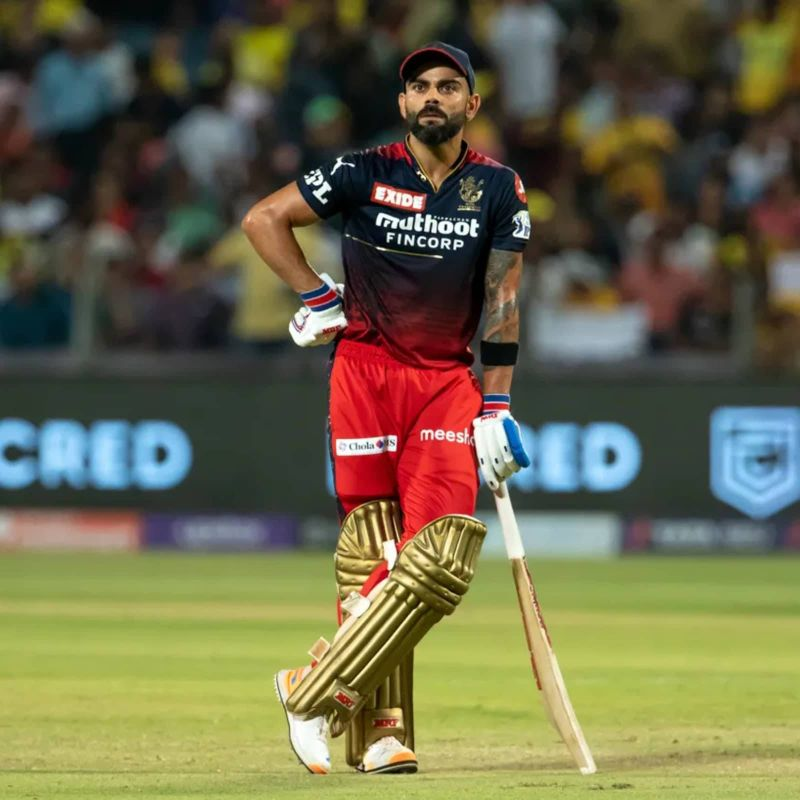
#> input picture 04_Histogram/Input.jpg, 800 x 800 px, found by its file name
$ python program.py
#> lines starting #> are read from the running program, lines starting #| are printed output that depends on the picture
import cv2
import matplotlib.pyplot as plt

img=cv2.imread("input.jpg",0)
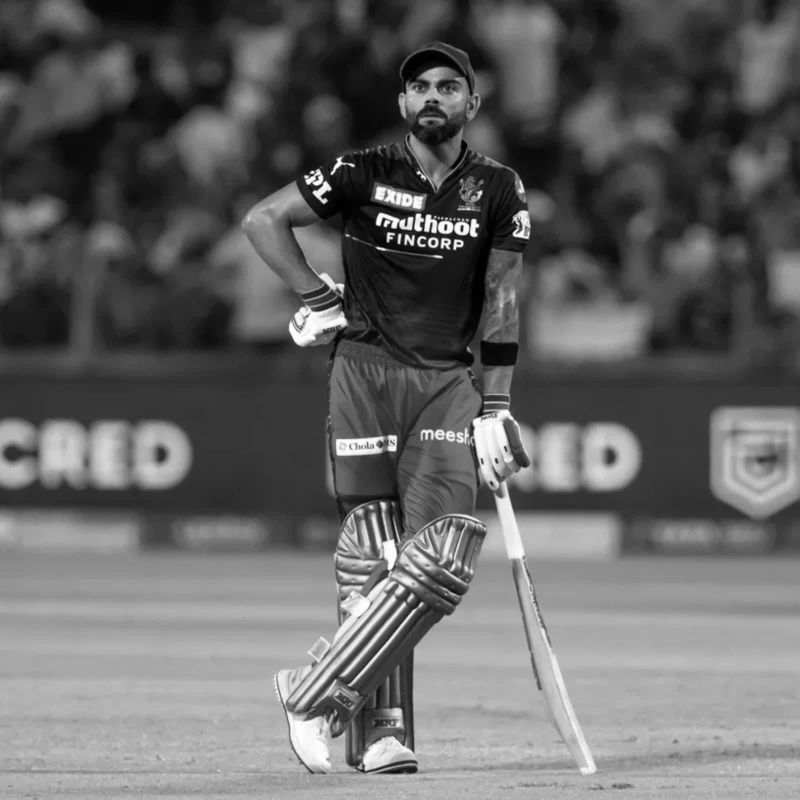
#> img: shape (800, 800); min 0, max 255, mean 101.6
hist=cv2.calcHist([img],[0],None,[256],[0,256])
#> hist = 256 values, max 12106 at index 54, min 136 at index 254, mean 2500

print("Intensity with highest frequency:",int(hist.argmax()))
#| Intensity with highest frequency: 54

plt.plot(hist);
plt.xlim(0,256);
plt.xlabel("Intensity");
plt.ylabel("Frequency");
plt.title("Intensity Histogram")

plt.savefig("output.png",bbox_inches="tight");
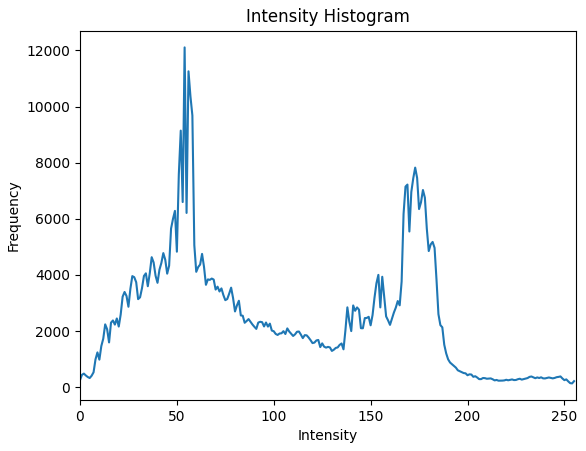
#> figure drawn by matplotlib, 1 panel; curve peaks at x = 54, y = 12106
plt.close()

cv2.imshow("Original",img)

cv2.waitKey(0)
cv2.destroyAllWindows()
